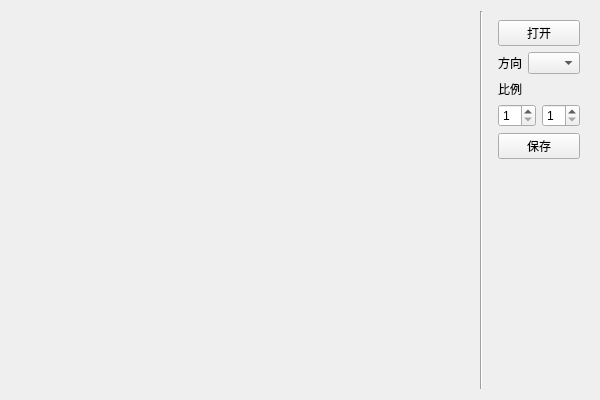
<?xml version="1.0" encoding="UTF-8"?>
<ui version="4.0">
 <class>SegmentationWin</class>
 <widget class="QWidget" name="SegmentationWin">
  <property name="geometry">
   <rect>
    <x>0</x>
    <y>0</y>
    <width>600</width>
    <height>400</height>
   </rect>
  </property>
  <property name="minimumSize">
   <size>
    <width>0</width>
    <height>0</height>
   </size>
  </property>
  <property name="maximumSize">
   <size>
    <width>16777215</width>
    <height>16777215</height>
   </size>
  </property>
  <property name="windowTitle">
   <string>Form</string>
  </property>
  <layout class="QHBoxLayout" name="horizontalLayout" stretch="0,0,0">
   <item>
    <widget class="SmtImageWin" name="m_pSMTImageWin" native="true"/>
   </item>
   <item>
    <widget class="Line" name="line">
     <property name="minimumSize">
      <size>
       <width>3</width>
       <height>0</height>
      </size>
     </property>
     <property name="maximumSize">
      <size>
       <width>3</width>
       <height>16777215</height>
      </size>
     </property>
     <property name="orientation">
      <enum>Qt::Vertical</enum>
     </property>
    </widget>
   </item>
   <item>
    <widget class="QWidget" name="widget" native="true">
     <property name="minimumSize">
      <size>
       <width>100</width>
       <height>0</height>
      </size>
     </property>
     <property name="maximumSize">
      <size>
       <width>100</width>
       <height>16777215</height>
      </size>
     </property>
     <property name="styleSheet">
      <string notr="true"/>
     </property>
     <layout class="QVBoxLayout" name="verticalLayout_2">
      <item>
       <widget class="QPushButton" name="m_pBtnOpen">
        <property name="text">
         <string>打开</string>
        </property>
       </widget>
      </item>
      <item>
       <layout class="QHBoxLayout" name="horizontalLayout_2">
        <item>
         <widget class="QLabel" name="label">
          <property name="text">
           <string>方向</string>
          </property>
         </widget>
        </item>
        <item>
         <widget class="QComboBox" name="m_pType"/>
        </item>
       </layout>
      </item>
      <item>
       <layout class="QVBoxLayout" name="verticalLayout">
        <item>
         <widget class="QLabel" name="label_2">
          <property name="text">
           <string>比例</string>
          </property>
         </widget>
        </item>
        <item>
         <layout class="QHBoxLayout" name="horizontalLayout_3">
          <item>
           <widget class="QSpinBox" name="m_pRatio1">
            <property name="minimum">
             <number>1</number>
            </property>
           </widget>
          </item>
          <item>
           <widget class="QSpinBox" name="m_pRatio2">
            <property name="minimum">
             <number>1</number>
            </property>
           </widget>
          </item>
         </layout>
        </item>
       </layout>
      </item>
      <item>
       <widget class="QPushButton" name="m_pBtnSave">
        <property name="text">
         <string>保存</string>
        </property>
       </widget>
      </item>
      <item>
       <spacer name="verticalSpacer">
        <property name="orientation">
         <enum>Qt::Vertical</enum>
        </property>
        <property name="sizeHint" stdset="0">
         <size>
          <width>20</width>
          <height>40</height>
         </size>
        </property>
       </spacer>
      </item>
     </layout>
    </widget>
   </item>
  </layout>
 </widget>
 <customwidgets>
  <customwidget>
   <class>SmtImageWin</class>
   <extends>QWidget</extends>
   <header>smtimagewin.h</header>
   <container>1</container>
  </customwidget>
 </customwidgets>
 <resources/>
 <connections/>
</ui>
